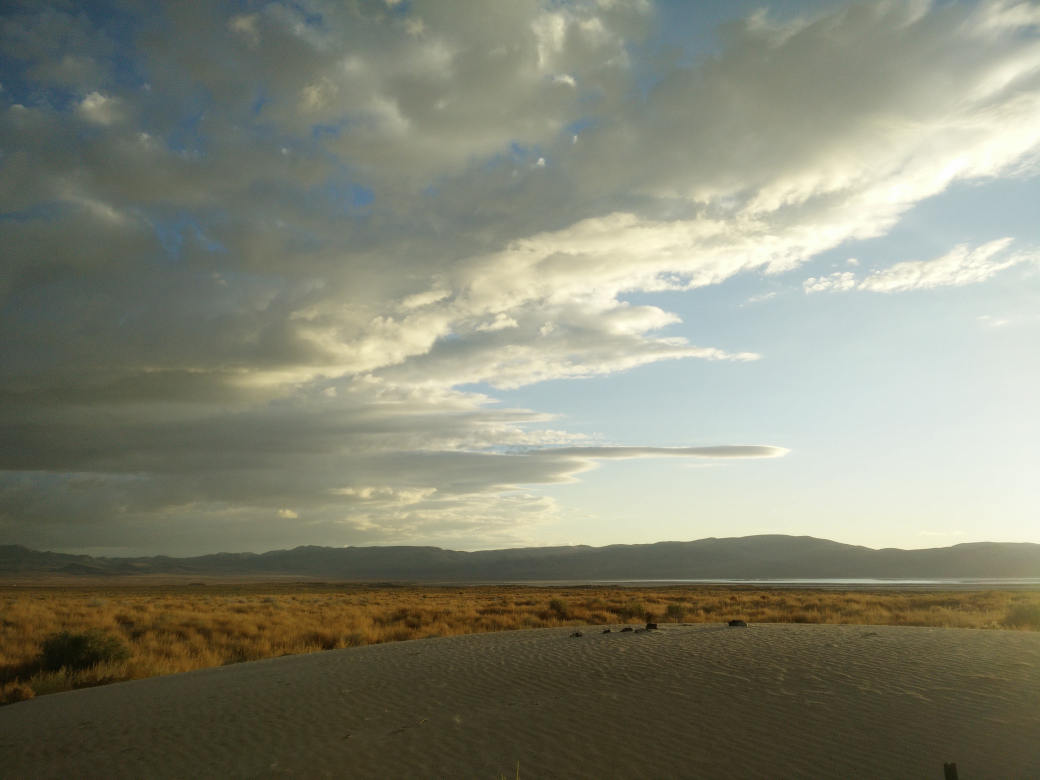
#> input picture test.jpg, 4160 x 3120 px (shown at 1/4 size)
$ python app.py
#> lines starting #> are read from the running program, lines starting #| are printed output that depends on the picture
import os
from PIL import Image

here = os.path.abspath(os.path.dirname(__file__))
imagePath = os.path.join(here, 'test.jpg')

size = (128, 128)

pathParts = os.path.splitext(imagePath)
outfile = pathParts[0] + ".thumbnail" + pathParts[1]
if imagePath != outfile:
    try:
        im = Image.open(imagePath)
#> im is the input picture: PIL image 4160x3120 RGB; mean R, G, B 131.8, 133.1, 115.9
        im.thumbnail(size)
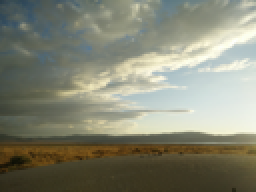
#> im: PIL image 128x96 RGB (shown 2 times larger); mean R, G, B 131.8, 133.1, 115.9
        im.save(outfile, "JPEG")
    except IOError:
        print("cannot create thumbnail for", imagePath)
